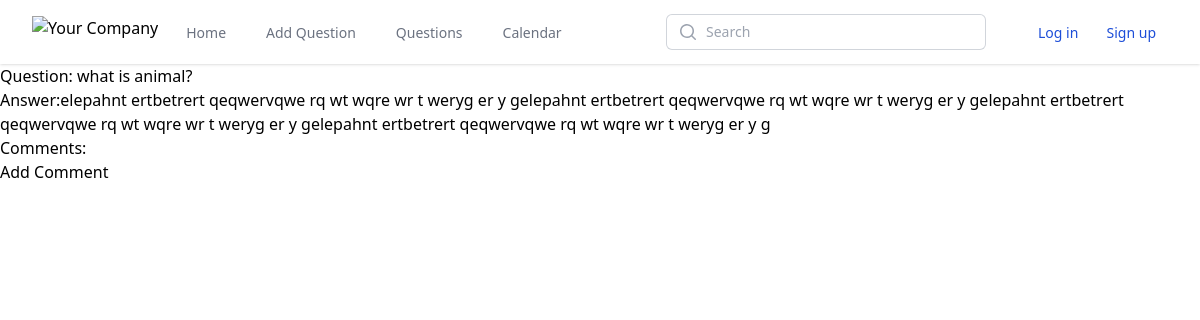
Before: /question/13/answer/11/allcomments with the older database file.
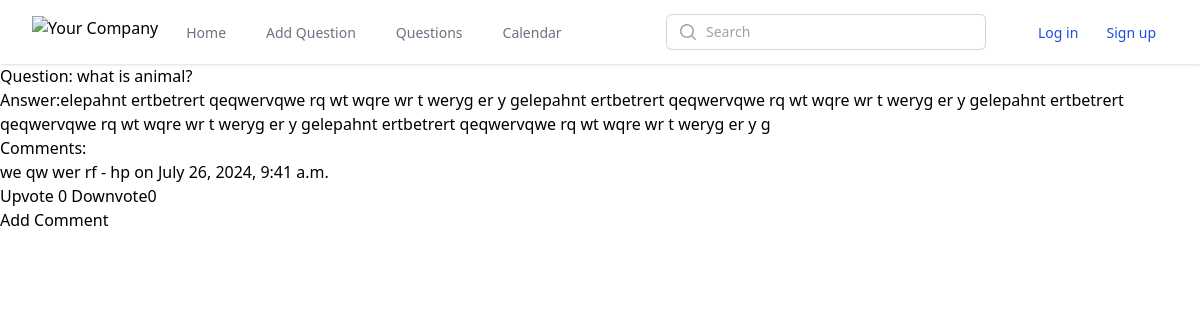
After: the same page with the newer database file.
### questions/models.py (models this page shows, shortened)
class Comment(models.Model):
    content = models.TextField()
    created_at = models.DateTimeField(auto_now_add=True)
    updated_at = models.DateTimeField(auto_now=True)
    user = models.ForeignKey(User, on_delete=models.CASCADE, null=False)
    answer = models.ForeignKey(Answer, null=True, blank=True, on_delete=models.CASCADE, related_name='comments')
    question = models.ForeignKey(Question, null=True, blank=True, on_delete=models.CASCADE, related_name='comments')
    parent = models.ForeignKey('self', on_delete=models.CASCADE, related_name='replies', null=True, blank=True)
    likes = models.ManyToManyField(User, related_name='liked_comments')
    unlikes = models.ManyToManyField(User, related_name='unliked_comments')
    def total_likes(self):
        return self.likes.count()
    def total_unlikes(self):
        return self.unlikes.count()

### questions/views.py (the view)
# urls.py: path('question/<int:question_pk>/answer/<int:answer_pk>/allcomments',views.question_answer_comment,name='question_answer_comment'),
def question_answer_comment(request,question_pk, answer_pk):
    question = get_object_or_404(Question, pk=question_pk)
    answer = get_object_or_404(Answer, pk=answer_pk)
    comments = answer.comments.all().order_by('-created_at')
    return render(request, 'questions/question_answer_comment.html', {'question': question, 'answer':
                                                                      answer, 'comments': comments})

### questions/templatetags/custom_tags.py (called while the page is built)
@register.simple_tag
def active_url(request, url_name):
    try:
        url = reverse(url_name)
    except NoReverseMatch:
        return 'border-transparent text-gray-500 hover:border-gray-300 hover:text-gray-700'
    if request.path == url:
        return 'border-indigo-500 text-gray-900'
    return 'border-transparent text-gray-500 hover:border-gray-300 hover:text-gray-700'

### questions/templates/questions/question_answer_comment.html (shortened to what this page needs)
{% extends "base_generic.html" %}
{% block content %}
<h2>Question: {{ question.title }}</h2>
<h2>Answer:{{answer.description}}</h2>
<h3> Comments:</h3>
 <ul>
                    {% for comment in comments %}
                        <li>
                            <p>{{ comment.content }} - {{ comment.user.username }} on {{ comment.created_at }}</p>
                        </li>
                        <span><a href="{% url 'like_comment_answer' comment.answer.question.pk comment.answer.pk comment.pk %}">Upvote</a> {{ comment.total_likes }}
                            <a href="{% url 'unlike_comment_answer' comment.answer.question.pk comment.answer.pk comment.pk %}">Downvote</a>{{ comment.total_unlikes }}
                        </span>
                    {% endfor %}
                </ul>
    <a href="{% url 'create_comment_answer' question.pk  answer.pk %}"> <button type="submit">Add Comment</button></a>
{% endblock %}

Changed rows visible on the page:
added Comment: content "we qw wer rf", user.username "hp", created_at "July 26, 2024, 9:41 a.m.", total_likes "0", total_unlikes "0"
